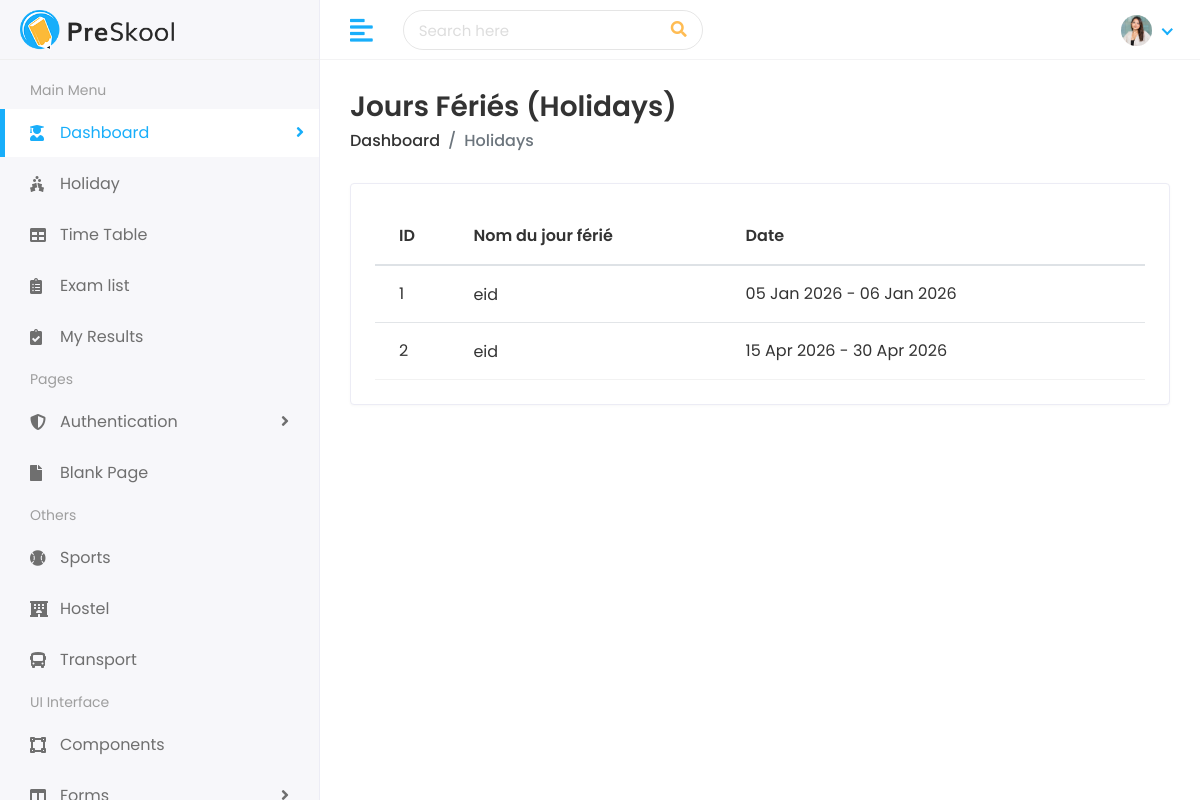
The app's page /planning/holidays/ (signed in), older data.
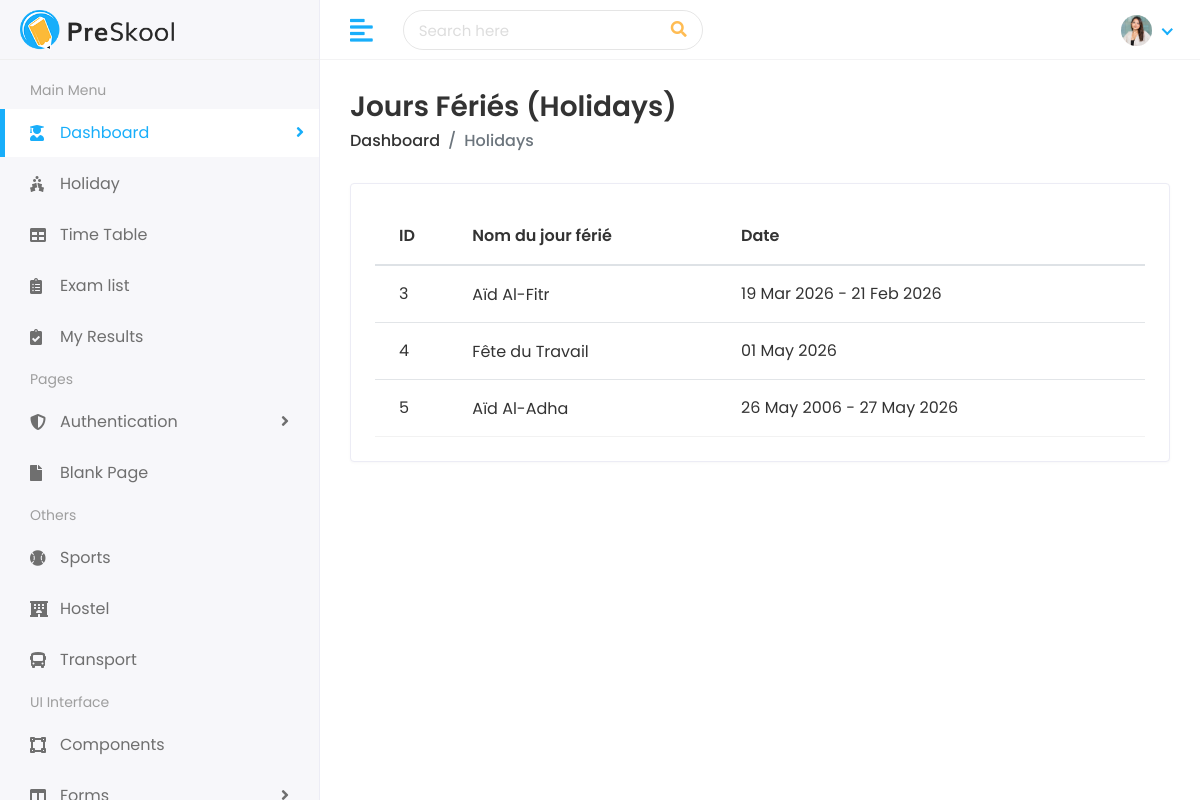
The same page, newer data.
### planning/models.py (models this page shows, shortened)
class Holiday(models.Model):
    title = models.CharField(max_length=100)
    start_date = models.DateField()
    end_date = models.DateField()
    description = models.CharField(max_length=300)

### planning/views.py (the view)
# urls.py: path('holidays/', views.HolidayListView.as_view(), name='holiday-list'),
class HolidayListView(LoginRequiredMixin, ListView):
    model = Holiday
    template_name = 'planning/holiday_list.html'
    context_object_name = 'holiday_list'

### planning/templates/planning/holiday_list.html (shortened to what this page needs)
{% extends 'Home/base.html' %}
{% load static %}
{% block body %}
<div class="page-wrapper">
    <div class="content container-fluid">
        <div class="page-header">
            <div class="row align-items-center">
                <div class="col">
                    <h3 class="page-title">Jours Fériés (Holidays)</h3>
                    <ul class="breadcrumb">
                        <li class="breadcrumb-item"><a href="{% url 'admin_dashboard' %}">Dashboard</a></li>
                        <li class="breadcrumb-item active">Holidays</li>
                    </ul>
                </div>
            </div>
        </div>
        <div class="row">
            <div class="col-sm-12">
                <div class="card card-table">
                    <div class="card-body">
                        <div class="table-responsive">
                            <table class="table table-hover table-center mb-0 datatable">
                                <thead>
                                    <tr>
                                        <th>ID</th>
                                        <th>Nom du jour férié</th>
                                        <th>Date</th>
                                    </tr>
                                </thead>
                                <tbody>
                                    {% for item in object_list %}
                                    <tr>
                                        <td>{{ item.id }}</td>
                                        <td>
                                            <h2><a>{{ item.title }}</a></h2>
                                        </td>
                                        <td>{{ item.start_date|date:"d M Y" }} {% if item.end_date and item.start_date != item.end_date %}- {{ item.end_date|date:"d M Y" }}{% endif %}</td>
                                    </tr>
                                    {% empty %}
                                    <tr>
                                        <td colspan="4" class="text-center">No Holidays Found</td>
                                    </tr>
                                    {% endfor %}
                                </tbody>
                            </table>
                        </div>
                    </div>
                </div>
            </div>
        </div>
    </div>
</div>
{% endblock %}

### templates/Home/base.html (shortened to what this page needs)
{% load static %}
<!DOCTYPE html>
<html lang="en">
   <head>
      <link rel="stylesheet" href="{%static 'assets/plugins/bootstrap/css/bootstrap.min.css' %}">
      <link rel="stylesheet" href="{%static 'assets/plugins/fontawesome/css/fontawesome.min.css' %}">
      <link rel="stylesheet" href="{%static 'assets/plugins/fontawesome/css/all.min.css' %}">
      <link rel="stylesheet" href="{%static 'assets/css/style.css' %}">
   </head>
   <body>
      <div class="main-wrapper">
         <div class="header">
            <div class="header-left">
               <a href="index.html" class="logo">
               <img src="{%static 'assets/img/logo.png' %}" alt="Logo">
               </a>
            </div>
            <a href="javascript:void(0);" id="toggle_btn">
            <i class="fas fa-align-left"></i>
            </a>
            <div class="top-nav-search">
               <form>
                  <input type="text" class="form-control" placeholder="Search here">
                  <button class="btn" type="submit"><i class="fas fa-search"></i></button>
               </form>
            </div>
            <ul class="nav user-menu">
               <li class="nav-item dropdown noti-dropdown">
                  <a href="#" class="dropdown-toggle nav-link" data-toggle="dropdown">
                  </a>
               </li>
               <li class="nav-item dropdown has-arrow">
                  <a href="#" class="dropdown-toggle nav-link" data-toggle="dropdown">
                  <span class="user-img"><img class="rounded-circle" src="{%static 'assets/img/profiles/avatar-01.jpg'%}" width="31" alt="Ryan Taylor"></span>
                  </a>
               </li>
            </ul>
         </div>
         <div class="sidebar" id="sidebar">
            <div class="sidebar-inner slimscroll">
               <div id="sidebar-menu" class="sidebar-menu">
                  <ul>
                     <li class="menu-title">
                        <span>Main Menu</span>
                     </li>
                     <li class="submenu active">
                        <a href="#"><i class="fas fa-user-graduate"></i> <span> Dashboard</span> <span class="menu-arrow"></span></a>
                     </li>
                     <li>
                        <a href="{% url 'holiday-list' %}"><i class="fas fa-holly-berry"></i> <span>Holiday</span></a>
                     </li>
                     <li>
                        <a href="{% url 'timetable-list' %}"><i class="fas fa-table"></i> <span>Time Table</span></a>
                     </li>
                     <li>
                        <a href="{% url 'exam-list' %}"><i class="fas fa-clipboard-list"></i> <span>Exam list</span></a>
                     </li>
                     {% if request.user.is_teacher or request.user.is_admin %}
                     <li>
                        <a href="{% url 'result-list' %}"><i class="fas fa-clipboard-check"></i> <span>Result list</span></a>
                     </li>
                     {% elif request.user.is_student %}
                     <li>
                        <a href="{% url 'result-list' %}"><i class="fas fa-clipboard-check"></i> <span>My Results</span></a>
                     </li>
                     {% endif %}
                     <li class="menu-title">
                        <span>Pages</span>
                     </li>
                     <li class="submenu">
                        <a href="#"><i class="fas fa-shield-alt"></i> <span> Authentication </span> <span class="menu-arrow"></span></a>
                     </li>
                     <li>
                        <a href="blank-page.html"><i class="fas fa-file"></i> <span>Blank Page</span></a>
                     </li>
                     <li class="menu-title">
                        <span>Others</span>
                     </li>
                     <li>
                        <a href="sports.html"><i class="fas fa-baseball-ball"></i> <span>Sports</span></a>
                     </li>
                     <li>
                        <a href="hostel.html"><i class="fas fa-hotel"></i> <span>Hostel</span></a>
                     </li>
                     <li>
                        <a href="transport.html"><i class="fas fa-bus"></i> <span>Transport</span></a>
                     </li>
                     <li class="menu-title">
                        <span>UI Interface</span>
                     </li>
                     <li>
                        <a href="components.html"><i class="fas fa-vector-square"></i> <span>Components</span></a>
                     </li>
                     <li class="submenu">
                        <a href="#"><i class="fas fa-columns"></i> <span> Forms </span> <span class="menu-arrow"></span></a>
                     </li>
                  </ul>
               </div>
            </div>
         </div>
         {% block body %}
         {% endblock %}
      </div>
  </body>
  </html>

Row changes from the older to the newer data that the page shows:
removed Holiday: id "1", title "eid", start_date "05 Jan 2026", end_date "06 Jan 2026"
removed Holiday: id "2", title "eid", start_date "15 Apr 2026", end_date "30 Apr 2026"
added Holiday: id "3", title "Aïd Al-Fitr", start_date "19 Mar 2026", end_date "21 Feb 2026"
added Holiday: id "4", title "Fête du Travail", start_date "01 May 2026"
added Holiday: id "5", title "Aïd Al-Adha", start_date "26 May 2006", end_date "27 May 2026"
